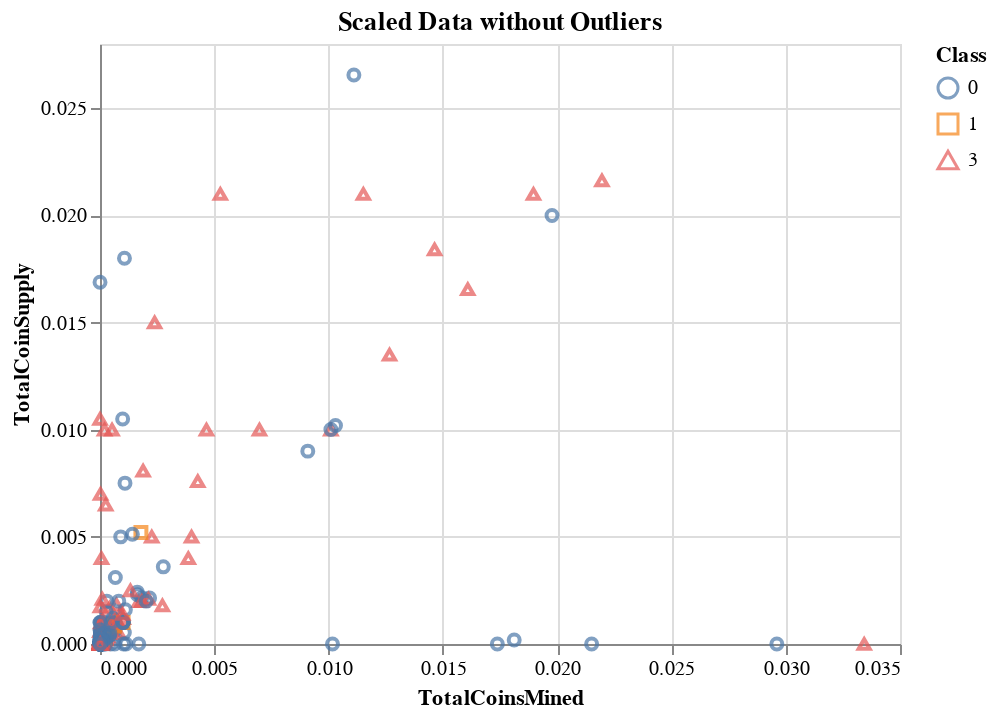

This figure's notebook cell:
### Code cell
no_outliers_plot = alt.Chart(no_outliers_df).mark_point().encode(
        x='TotalCoinsMined',
        y='TotalCoinSupply',
        color='Class:N',
        shape='Class:N',
        tooltip=["CoinName", "Algorithm"]).properties(
            title='Scaled Data without Outliers'
)

no_outliers_plot

### Figure 1 — Vega-Lite specification as saved in the notebook (floating-point values rounded to 4 significant figures; data arrays with more than 128 entries replaced by an {"elided": "..."} marker saying what was removed)
{"config": {"view": {"continuousWidth": 400, "continuousHeight": 300}}, "data": {"name": "data-2d7297fc6bd409561415919bd25ed174"}, "mark": "point", "encoding": {"color": {"type": "nominal", "field": "Class"}, "shape": {"type": "nominal", "field": "Class"}, "tooltip": [{"type": "nominal", "field": "CoinName"}, {"type": "nominal", "field": "Algorithm"}], "x": {"type": "quantitative", "field": "TotalCoinsMined"}, "y": {"type": "quantitative", "field": "TotalCoinSupply"}}, "title": "Scaled Data without Outliers", "$schema": "https://vega.github.io/schema/vega-lite/v4.0.2.json", "datasets": {"data-2d7297fc6bd409561415919bd25ed174": {"elided": "499 records"}}}
